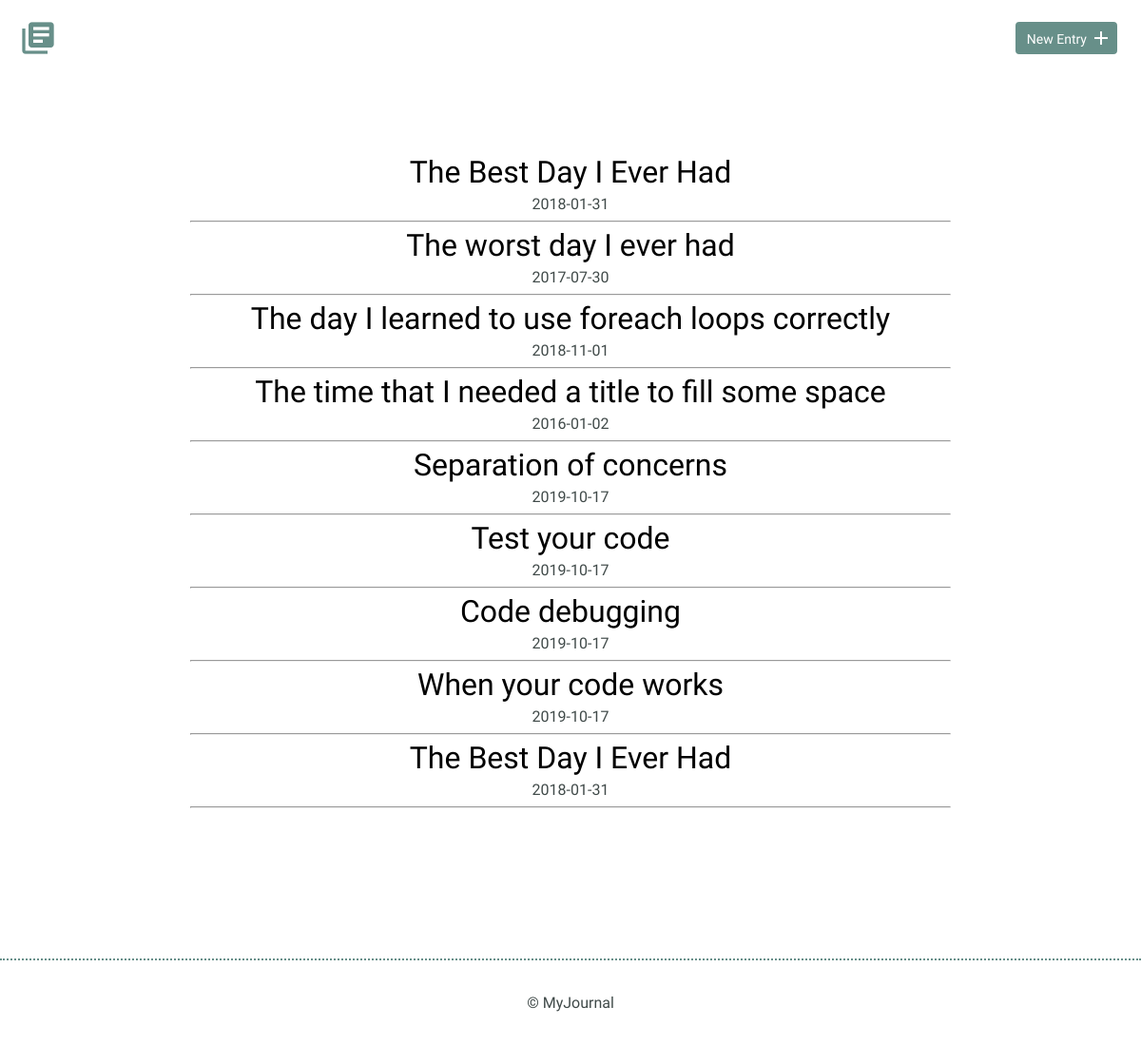
The page / on the database its author committed.
### tables this page shows
CREATE TABLE "entries" (
	`id`	INTEGER,
	`title`	TEXT,
	`date`	TEXT,
	`time_spent`	INTEGER,
	`learned`	BLOB,
	`resources`	BLOB,
	PRIMARY KEY(`id`)
);

### inc/functions.php (the view, shortened to what this page needs)
<?php
function get_journal_entries() {
	include 'inc/dbconnection.php';
	try {
		$results = $db->query("SELECT * FROM entries");
	} catch (Exception $e) {
		echo $e->getMessage();
		return array();
	}
	return $results->fetchAll(PDO::FETCH_ASSOC);
}
function print_journal_entries() {
	foreach (get_journal_entries() as $entry) {
		echo "<h2><a href='detail.php?id=";
		echo $entry['id'] . " '> ";
		echo $entry['title'];
		echo "</a></h2>";
		echo "<time>";
		echo $entry['date'];
		echo "</time>";
		echo "<hr>";
	}
}

### css/site.css (style rules this page uses)
body { font-size: 16px; color: #404a49; font-family: 'Cousine', serif; font-weight: 400; }
h1, h2, h3 { margin: 0; font-weight: 400; line-height: 1em; color: #000; }
h2 { font-size: 32px; }
h2 a { text-decoration: none; color: #000; }
.entry-list article h2 { margin-bottom: 8px; }

### rows shown on the page
entries: title "The Best Day I Ever Had", date "2018-01-31"
entries: title "The worst day I ever had", date "2017-07-30"
entries: title "The day I learned to use foreach loops correctly", date "2018-11-01"
entries: title "The time that I needed a title to fill some space", date "2016-01-02"
entries: title "Separation of concerns", date "2019-10-17"
entries: title "Test your code", date "2019-10-17"
entries: title "Code debugging", date "2019-10-17"
entries: title "When your code works", date "2019-10-17"
entries: title "The Best Day I Ever Had", date "2018-01-31"
